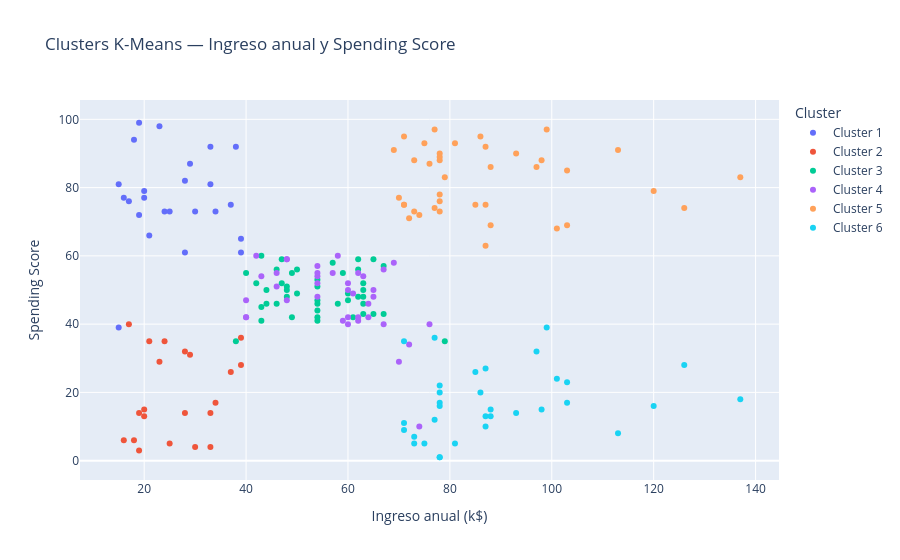

The code cell stored with this chart in its notebook:
### Code cell
fig = px.scatter(
    clustered,
    x="annual_income_k",
    y="spending_score",
    color="cluster",
    hover_data=["age", "gender_label"],
    title="Clusters K-Means — Ingreso anual y Spending Score",
    labels={
        "annual_income_k": "Ingreso anual (k$)",
        "spending_score": "Spending Score",
        "cluster": "Cluster",
    },
)
fig.show()

### Figure 1 — Plotly figure (JSON) as saved in the notebook; plotly's stock layout.template omitted (floating-point values rounded to 4 significant figures)
{"data": [{"customdata": [[19, "Hombre"], [21, "Hombre"], [23, "Mujer"], [22, "Mujer"], [23, "Mujer"], [30, "Mujer"], [35, "Mujer"], [24, "Mujer"], [22, "Hombre"], [20, "Hombre"], [35, "Mujer"], [25, "Hombre"], [31, "Hombre"], [29, "Hombre"], [35, "Hombre"], [23, "Mujer"], [21, "Mujer"], [18, "Hombre"], [21, "Mujer"], [30, "Mujer"], [20, "Mujer"], [24, "Hombre"], [31, "Mujer"], [24, "Mujer"]], "hovertemplate": "Cluster=Cluster 1<br>Ingreso anual (k$)=%{x}<br>Spending Score=%{y}<br>age=%{customdata[0]}<br>gender_label=%{customdata[1]}<extra></extra>", "legendgroup": "Cluster 1", "marker": {"color": "#636efa", "symbol": "circle"}, "mode": "markers", "name": "Cluster 1", "orientation": "v", "showlegend": true, "type": "scatter", "x": [15, 15, 16, 17, 18, 19, 19, 20, 20, 21, 23, 24, 25, 28, 28, 29, 30, 33, 33, 34, 37, 38, 39, 39], "xaxis": "x", "y": [39, 81, 77, 76, 94, 72, 99, 77, 79, 66, 98, 73, 73, 82, 61, 87, 73, 92, 81, 73, 75, 92, 61, 65], "yaxis": "y"}, {"customdata": [[20, "Mujer"], [31, "Mujer"], [35, "Mujer"], [64, "Hombre"], [67, "Hombre"], [58, "Mujer"], [37, "Hombre"], [35, "Mujer"], [52, "Hombre"], [35, "Hombre"], [46, "Mujer"], [54, "Mujer"], [45, "Mujer"], [40, "Mujer"], [60, "Hombre"], [53, "Hombre"], [49, "Mujer"], [42, "Mujer"], [36, "Mujer"], [48, "Hombre"], [49, "Mujer"]], "hovertemplate": "Cluster=Cluster 2<br>Ingreso anual (k$)=%{x}<br>Spending Score=%{y}<br>age=%{customdata[0]}<br>gender_label=%{customdata[1]}<extra></extra>", "legendgroup": "Cluster 2", "marker": {"color": "#EF553B", "symbol": "circle"}, "mode": "markers", "name": "Cluster 2", "orientation": "v", "showlegend": true, "type": "scatter", "x": [16, 17, 18, 19, 19, 20, 20, 21, 23, 24, 25, 28, 28, 29, 30, 33, 33, 34, 37, 39, 39], "xaxis": "x", "y": [6, 40, 6, 3, 14, 15, 13, 35, 29, 35, 5, 14, 32, 31, 4, 4, 14, 17, 26, 36, 28], "yaxis": "y"}, {"customdata": [[65, "Mujer"], [50, "Mujer"], [49, "Mujer"], [59, "Hombre"], [50, "Mujer"], [47, "Hombre"], [51, "Mujer"], [69, "Hombre"], [53, "Hombre"], [70, "Hombre"], [67, "Mujer"], [54, "Mujer"], [63, "Hombre"], [43, "Mujer"], [68, "Mujer"], [70, "Hombre"], [47, "Mujer"], [60, "Mujer"], [60, "Mujer"], [59, "Hombre"], [45, "Mujer"], [49, "Mujer"], [57, "Hombre"], [67, "Hombre"], [46, "Mujer"], [48, "Hombre"], [55, "Mujer"], [50, "Mujer"], [68, "Mujer"], [48, "Hombre"], [47, "Mujer"], [48, "Hombre"], [49, "Mujer"], [67, "Hombre"], [49, "Hombre"], [66, "Mujer"], [54, "Hombre"], [68, "Hombre"], [66, "Hombre"], [65, "Hombre"], [63, "Mujer"], [49, "Mujer"], [51, "Mujer"], [50, "Mujer"], [56, "Mujer"]], "hovertemplate": "Cluster=Cluster 3<br>Ingreso anual (k$)=%{x}<br>Spending Score=%{y}<br>age=%{customdata[0]}<br>gender_label=%{customdata[1]}<extra></extra>", "legendgroup": "Cluster 3", "marker": {"color": "#00cc96", "symbol": "circle"}, "mode": "markers", "name": "Cluster 3", "orientation": "v", "showlegend": true, "type": "scatter", "x": [38, 40, 42, 43, 43, 43, 44, 44, 46, 46, 47, 47, 48, 48, 48, 49, 49, 50, 50, 54, 54, 54, 54, 54, 54, 54, 57, 58, 59, 60, 60, 61, 62, 62, 62, 63, 63, 63, 63, 63, 65, 65, 67, 67, 79], "xaxis": "x", "y": [35, 55, 52, 60, 45, 41, 50, 46, 46, 56, 52, 59, 51, 50, 48, 55, 42, 49, 56, 47, 53, 42, 51, 41, 44, 46, 58, 46, 55, 49, 47, 42, 48, 59, 56, 50, 46, 43, 48, 52, 43, 59, 43, 57, 35], "yaxis": "y"}, {"customdata": [[27, "Mujer"], [29, "Mujer"], [31, "Mujer"], [33, "Hombre"], [31, "Mujer"], [27, "Mujer"], [19, "Hombre"], [18, "Hombre"], [19, "Hombre"], [32, "Mujer"], [26, "Hombre"], [40, "Hombre"], [23, "Mujer"], [38, "Hombre"], [21, "Mujer"], [22, "Mujer"], [34, "Mujer"], [18, "Hombre"], [40, "Mujer"], [32, "Mujer"], [24, "Hombre"], [27, "Mujer"], [20, "Hombre"], [23, "Mujer"], [26, "Hombre"], [21, "Mujer"], [19, "Mujer"], [38, "Mujer"], [19, "Hombre"], [18, "Mujer"], [19, "Mujer"], [27, "Hombre"], [38, "Mujer"], [40, "Mujer"], [23, "Mujer"], [25, "Mujer"], [19, "Hombre"], [28, "Mujer"]], "hovertemplate": "Cluster=Cluster 4<br>Ingreso anual (k$)=%{x}<br>Spending Score=%{y}<br>age=%{customdata[0]}<br>gender_label=%{customdata[1]}<extra></extra>", "legendgroup": "Cluster 4", "marker": {"color": "#ab63fa", "symbol": "circle"}, "mode": "markers", "name": "Cluster 4", "orientation": "v", "showlegend": true, "type": "scatter", "x": [40, 40, 40, 42, 43, 46, 46, 48, 48, 48, 54, 54, 54, 54, 54, 57, 58, 59, 60, 60, 60, 60, 61, 62, 62, 62, 63, 64, 64, 65, 65, 67, 67, 69, 70, 72, 74, 76], "xaxis": "x", "y": [47, 42, 42, 60, 54, 51, 55, 59, 59, 47, 54, 48, 52, 55, 57, 55, 60, 41, 40, 42, 52, 50, 49, 41, 55, 42, 54, 42, 46, 48, 50, 56, 40, 58, 29, 34, 10, 40], "yaxis": "y"}, {"customdata": [[39, "Hombre"], [31, "Mujer"], [40, "Hombre"], [38, "Hombre"], [39, "Hombre"], [31, "Mujer"], [29, "Mujer"], [32, "Hombre"], [35, "Mujer"], [32, "Hombre"], [32, "Mujer"], [28, "Hombre"], [32, "Mujer"], [34, "Hombre"], [39, "Hombre"], [38, "Mujer"], [27, "Mujer"], [30, "Mujer"], [30, "Mujer"], [29, "Mujer"], [31, "Mujer"], [36, "Mujer"], [33, "Mujer"], [32, "Hombre"], [28, "Hombre"], [36, "Hombre"], [30, "Mujer"], [27, "Hombre"], [35, "Hombre"], [32, "Mujer"], [29, "Mujer"], [30, "Hombre"], [28, "Hombre"], [36, "Mujer"], [32, "Mujer"], [38, "Mujer"], [35, "Mujer"], [32, "Hombre"], [30, "Hombre"]], "hovertemplate": "Cluster=Cluster 5<br>Ingreso anual (k$)=%{x}<br>Spending Score=%{y}<br>age=%{customdata[0]}<br>gender_label=%{customdata[1]}<extra></extra>", "legendgroup": "Cluster 5", "marker": {"color": "#FFA15A", "symbol": "circle"}, "mode": "markers", "name": "Cluster 5", "orientation": "v", "showlegend": true, "type": "scatter", "x": [69, 70, 71, 71, 71, 72, 73, 73, 74, 75, 76, 77, 77, 78, 78, 78, 78, 78, 78, 79, 81, 85, 86, 87, 87, 87, 88, 88, 93, 97, 98, 99, 101, 103, 103, 113, 120, 126, 137], "xaxis": "x", "y": [91, 77, 95, 75, 75, 71, 88, 73, 72, 93, 87, 97, 74, 90, 88, 76, 89, 78, 73, 83, 93, 75, 95, 63, 75, 92, 86, 69, 90, 86, 88, 97, 68, 85, 69, 91, 79, 74, 83], "yaxis": "y"}, {"customdata": [[43, "Hombre"], [59, "Hombre"], [47, "Hombre"], [20, "Hombre"], [44, "Mujer"], [57, "Mujer"], [25, "Hombre"], [48, "Hombre"], [34, "Mujer"], [43, "Hombre"], [44, "Mujer"], [47, "Mujer"], [37, "Hombre"], [34, "Hombre"], [19, "Hombre"], [50, "Hombre"], [42, "Hombre"], [36, "Mujer"], [40, "Hombre"], [36, "Hombre"], [52, "Mujer"], [58, "Hombre"], [59, "Hombre"], [37, "Mujer"], [46, "Hombre"], [41, "Mujer"], [54, "Mujer"], [41, "Mujer"], [34, "Mujer"], [33, "Hombre"], [47, "Mujer"], [45, "Mujer"], [32, "Hombre"]], "hovertemplate": "Cluster=Cluster 6<br>Ingreso anual (k$)=%{x}<br>Spending Score=%{y}<br>age=%{customdata[0]}<br>gender_label=%{customdata[1]}<extra></extra>", "legendgroup": "Cluster 6", "marker": {"color": "#19d3f3", "symbol": "circle"}, "mode": "markers", "name": "Cluster 6", "orientation": "v", "showlegend": true, "type": "scatter", "x": [71, 71, 71, 73, 73, 75, 77, 77, 78, 78, 78, 78, 78, 78, 81, 85, 86, 87, 87, 87, 88, 88, 93, 97, 98, 99, 101, 103, 103, 113, 120, 126, 137], "xaxis": "x", "y": [35, 11, 9, 5, 7, 5, 12, 36, 22, 17, 20, 16, 1, 1, 5, 26, 20, 27, 13, 10, 13, 15, 14, 32, 15, 39, 24, 17, 23, 8, 16, 28, 18], "yaxis": "y"}], "layout": {"legend": {"title": {"text": "Cluster"}, "tracegroupgap": 0}, "title": {"text": "Clusters K-Means — Ingreso anual y Spending Score"}, "xaxis": {"anchor": "y", "domain": [0.0, 1.0], "title": {"text": "Ingreso anual (k$)"}}, "yaxis": {"anchor": "x", "domain": [0.0, 1.0], "title": {"text": "Spending Score"}}}}
